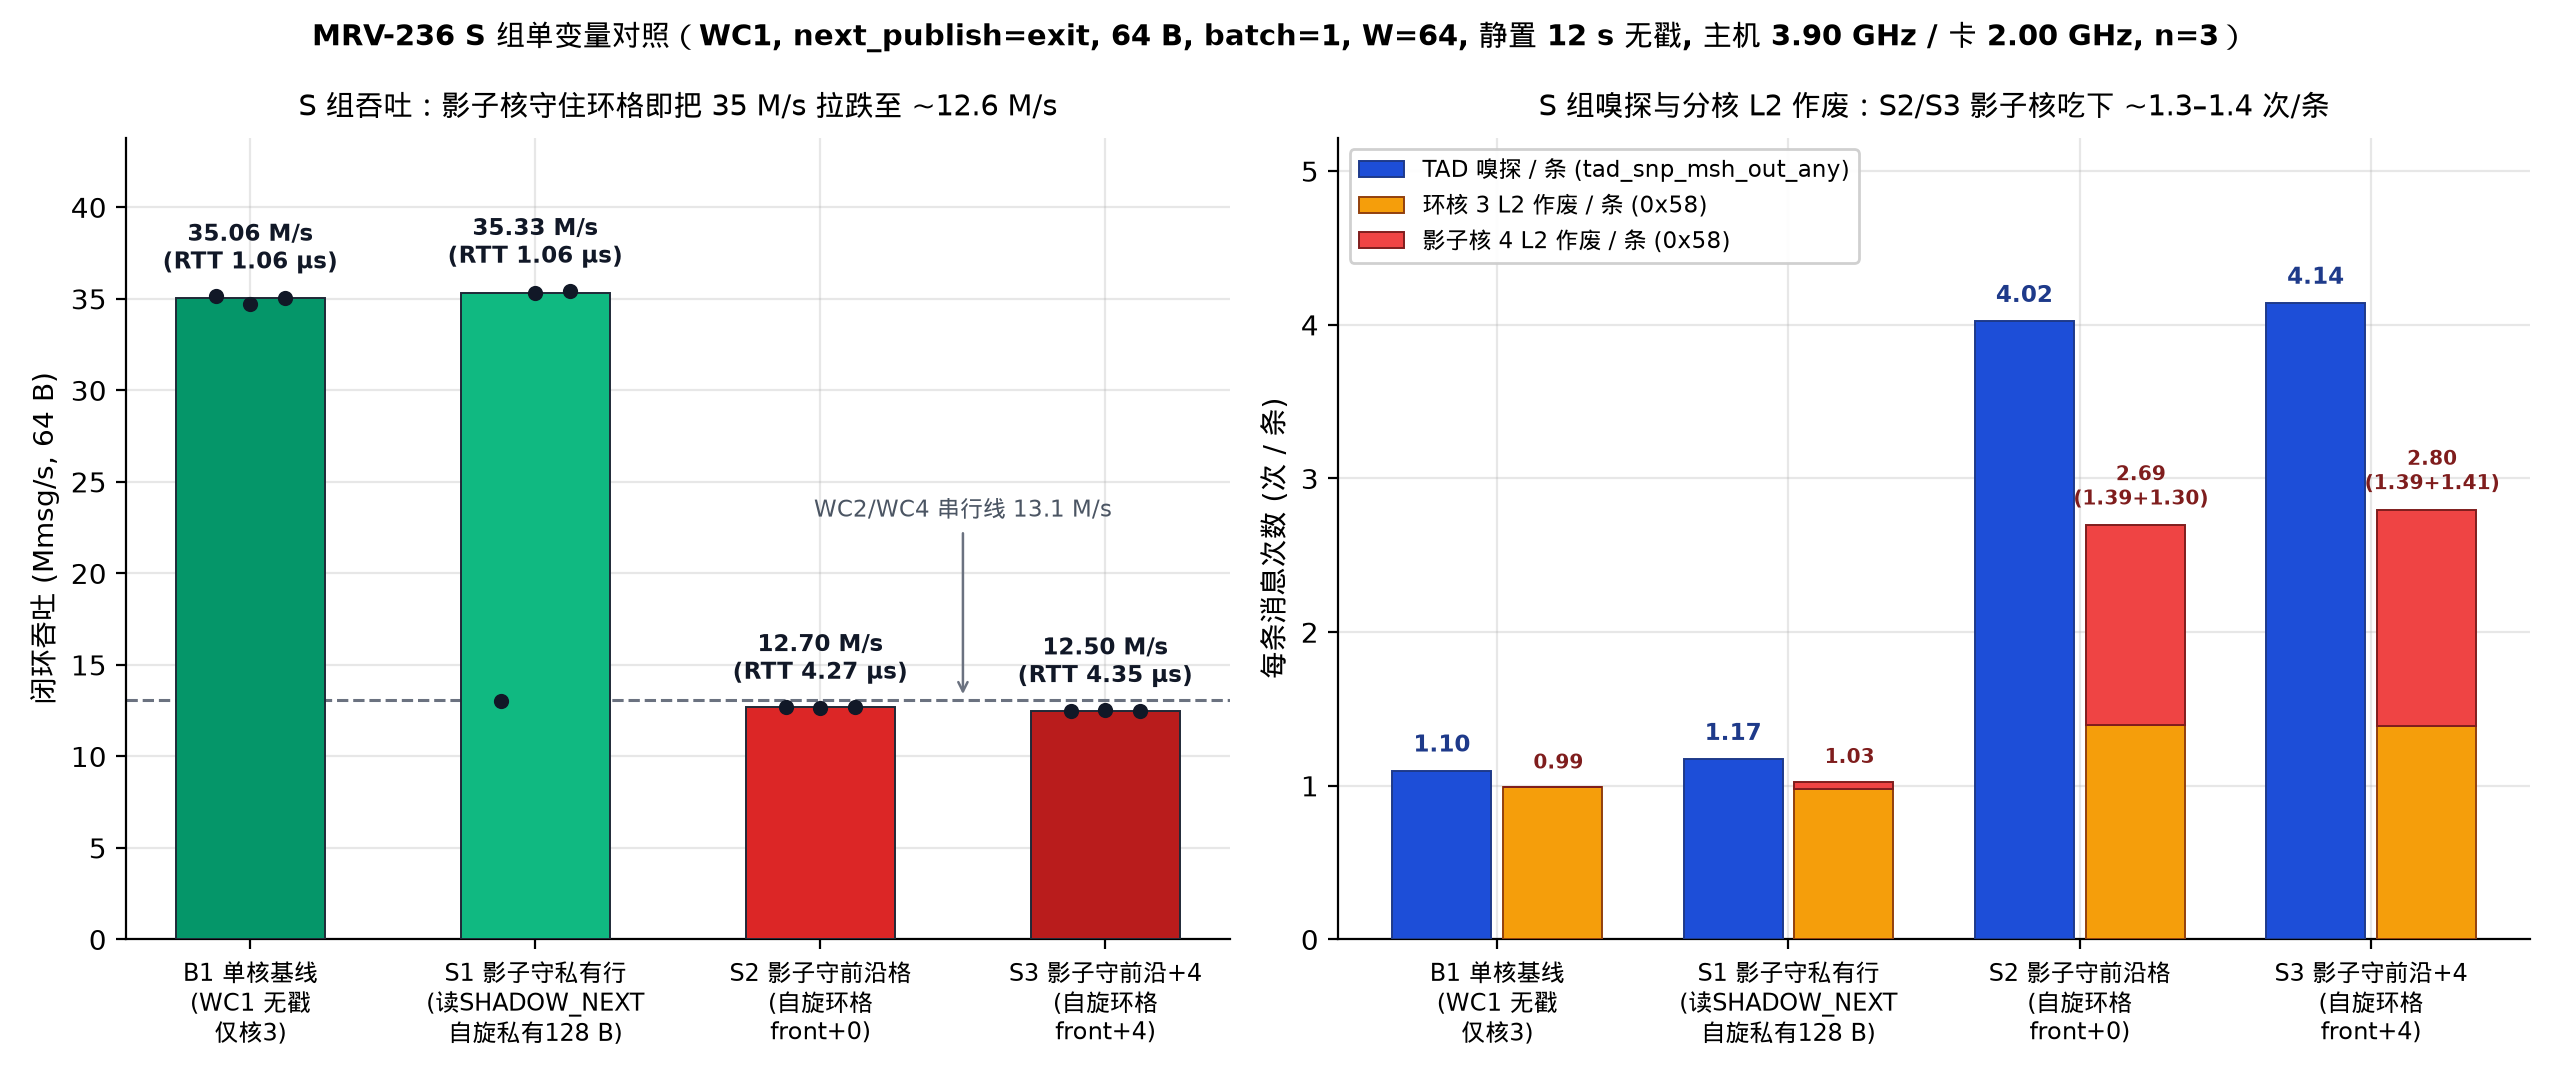

Recreate this plot in Python.
#!/usr/bin/env python3
"""MRV-236 Figure 2: Group S single-variable comparison (WC1 W=64, next_publish=exit, unstamped steady state).

Reads raw logs/mrv236-2026-11-27/runs.jsonl, verifies lost=bad=torn=corrupt=0 and
100% non-multiplexed PMU for every plotted run, and saves docs/figures/mrv-236-group-s.{png,svg}.
"""
from __future__ import annotations

import json
import statistics
from pathlib import Path

import matplotlib.pyplot as plt
import numpy as np

from mrvplot import save

ROOT = Path(__file__).resolve().parents[2]
RUNS_PATH = ROOT / "logs/mrv236-2026-11-27/runs.jsonl"


def load_verified_runs() -> dict[str, list[dict]]:
    by_arm: dict[str, list[dict]] = {}
    for line in RUNS_PATH.read_text().splitlines():
        if not line.strip():
            continue
        r = json.loads(line)
        if r.get("group") != "S":
            continue
        assert r["lost"] == 0 and r["bad"] == 0 and r["torn"] == 0, f"Integrity fail: {r['arm']}"
        cp = r["card_pmu"]
        hp = r["host_pmu"]
        assert all(c["corrupt"] == 0 for c in cp["cores"]), f"Corrupt payload: {r['arm']}"
        assert hp["min_pct"] >= 99.9 and cp["min_pct"] >= 99.9, f"PMU mux: {r['arm']}"
        by_arm.setdefault(r["arm"], []).append(r)
    return by_arm


def arm_metrics(recs: list[dict]) -> dict[str, float | list[float]]:
    mops = [r["mops"] for r in recs]
    rtt50 = [r["rtt_p50_us"] for r in recs]
    snp, ring_inv, shad_inv = [], [], []
    for r in recs:
        tot = r["rounds"] + r["warmup"]
        cp = r["card_pmu"]
        snp.append(cp["tad"]["tad_snp_msh_out_any"]["val"] / tot)
        ring_inv.append(sum(c.get("l2d_cache_inval", 0) for c in cp["cores"]) / tot)
        shad_inv.append(sum(s.get("l2d_cache_inval", 0) for s in cp.get("shadows", [])) / tot)
    return {
        "mops_med": statistics.median(mops),
        "mops_all": mops,
        "rtt50_med": statistics.median(rtt50),
        "snp_med": statistics.median(snp),
        "ring_inv_med": statistics.median(ring_inv),
        "shad_inv_med": statistics.median(shad_inv),
    }


def main() -> None:
    by_arm = load_verified_runs()
    order = ["B1", "S1", "S2", "S3"]
    labels = [
        "B1 单核基线\n(WC1 无戳\n仅核3)",
        "S1 影子守私有行\n(读SHADOW_NEXT\n自旋私有128 B)",
        "S2 影子守前沿格\n(自旋环格\nfront+0)",
        "S3 影子守前沿+4\n(自旋环格\nfront+4)",
    ]
    stats = {k: arm_metrics(by_arm[k]) for k in order}

    fig, (ax1, ax2) = plt.subplots(1, 2, figsize=(12.8, 5.4), gridspec_kw={"width_ratios": [1.0, 1.08]})
    x = np.arange(len(order))

    colors = ["#059669", "#10B981", "#DC2626", "#B91C1C"]
    mops_vals = [stats[k]["mops_med"] for k in order]
    ax1.bar(x, mops_vals, width=0.52, color=colors, edgecolor="#1F2937", linewidth=0.7, zorder=3)
    for i, k in enumerate(order):
        ys = stats[k]["mops_all"]
        xs = np.linspace(i - 0.12, i + 0.12, len(ys))
        ax1.scatter(xs, ys, color="#111827", s=20, zorder=4)
        ax1.text(
            i,
            max(ys) + 1.1,
            f"{stats[k]['mops_med']:.2f} M/s\n(RTT {stats[k]['rtt50_med']:.2f} µs)",
            ha="center",
            va="bottom",
            fontsize=8.3,
            color="#111827",
            fontweight="bold",
        )

    ax1.axhline(13.1, color="#6B7280", linestyle="--", linewidth=1.1, zorder=2)
    ax1.annotate(
        "WC2/WC4 串行线 13.1 M/s",
        xy=(2.5, 13.1),
        xytext=(2.5, 22.8),
        ha="center",
        va="bottom",
        fontsize=8.3,
        color="#4B5563",
        arrowprops={"arrowstyle": "->", "color": "#6B7280", "lw": 0.9},
    )
    ax1.set_xticks(x)
    ax1.set_xticklabels(labels, fontsize=8.5)
    ax1.set_ylabel("闭环吞吐 (Mmsg/s, 64 B)", fontsize=10)
    ax1.set_ylim(0, max(mops_vals) * 1.24)
    ax1.set_title("S 组吞吐：影子核守住环格即把 35 M/s 拉跌至 ~12.6 M/s", fontsize=10.4, pad=8)

    w = 0.34
    snp_vals = [stats[k]["snp_med"] for k in order]
    rinv_vals = [stats[k]["ring_inv_med"] for k in order]
    sinv_vals = [stats[k]["shad_inv_med"] for k in order]

    ax2.bar(x - w / 2 - 0.02, snp_vals, width=w, color="#1D4ED8", edgecolor="#1E3A8A", linewidth=0.7, label="TAD 嗅探 / 条 (tad_snp_msh_out_any)", zorder=3)
    ax2.bar(x + w / 2 + 0.02, rinv_vals, width=w, color="#F59E0B", edgecolor="#92400E", linewidth=0.7, label="环核 3 L2 作废 / 条 (0x58)", zorder=3)
    ax2.bar(
        x + w / 2 + 0.02,
        sinv_vals,
        width=w,
        bottom=rinv_vals,
        color="#EF4444",
        edgecolor="#7F1D1D",
        linewidth=0.7,
        label="影子核 4 L2 作废 / 条 (0x58)",
        zorder=3,
    )
    for i, k in enumerate(order):
        ax2.text(i - w / 2 - 0.02, snp_vals[i] + 0.09, f"{snp_vals[i]:.2f}", ha="center", va="bottom", fontsize=8.2, color="#1E3A8A", fontweight="bold")
        r_r, s_r = round(rinv_vals[i], 2), round(sinv_vals[i], 2)
        tot_inv = rinv_vals[i] + sinv_vals[i]
        lbl = f"{r_r + s_r:.2f}" if s_r < 0.1 else f"{r_r + s_r:.2f}\n({r_r:.2f}+{s_r:.2f})"
        ax2.text(i + w / 2 + 0.04, tot_inv + 0.09, lbl, ha="center", va="bottom", fontsize=7.3, color="#7F1D1D", fontweight="bold")
    ax2.set_xticks(x)
    ax2.set_xticklabels(labels, fontsize=8.5)
    ax2.set_ylabel("每条消息次数 (次 / 条)", fontsize=10)
    ax2.set_ylim(0, max(snp_vals) * 1.26)
    ax2.set_title("S 组嗅探与分核 L2 作废：S2/S3 影子核吃下 ~1.3–1.4 次/条", fontsize=10.4, pad=8)
    ax2.legend(loc="upper left", fontsize=8.2, frameon=True, facecolor="white", framealpha=0.92)

    fig.suptitle(
        "MRV-236 S 组单变量对照（WC1, next_publish=exit, 64 B, batch=1, W=64, 静置 12 s 无戳, 主机 3.90 GHz / 卡 2.00 GHz, n=3）",
        fontsize=10.6,
        fontweight="bold",
        y=0.98,
    )
    out = save(fig, "mrv-236-group-s")
    print(f"Saved {out}")


if __name__ == "__main__":
    main()
